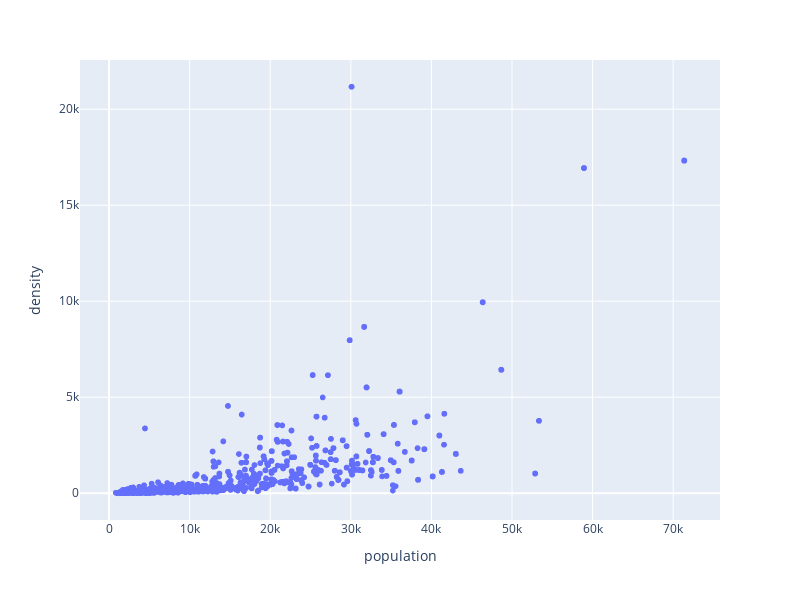

The notebook cell this image was saved under:
### Code cell
fig = px.scatter(df_negativo, x="population", y="density")

# Ajusta el tamaño de la figura si es necesario
fig.update_layout(
    width=800,  # Ancho de la figura en píxeles
    height=600,  # Altura de la figura en píxeles
)

fig.show()

### Figure 1 — Plotly figure (JSON) as saved in the notebook; plotly's stock layout.template omitted (floating-point values rounded to 4 significant figures; data arrays with more than 128 entries replaced by an {"elided": "..."} marker saying what was removed)
{"data": [{"hovertemplate": "population=%{x}<br>density=%{y}<extra></extra>", "legendgroup": "", "marker": {"color": "#636efa", "symbol": "circle"}, "mode": "markers", "name": "", "showlegend": false, "type": "scattergl", "x": {"elided": "4846 float values"}, "xaxis": "x", "y": {"elided": "4846 float values"}, "yaxis": "y"}], "layout": {"height": 600, "legend": {"tracegroupgap": 0}, "margin": {"t": 60}, "width": 800, "xaxis": {"anchor": "y", "domain": [0, 1], "title": {"text": "population"}}, "yaxis": {"anchor": "x", "domain": [0, 1], "title": {"text": "density"}}}}
